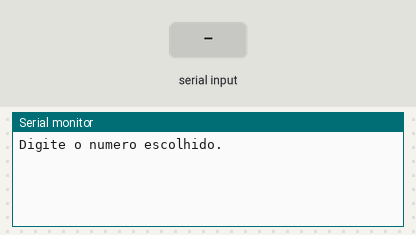
The sketch below on a simulated Arduino Uno, built with avr-gcc and run on an emulated ATmega328P. Parts: the last lines printed to the serial monitor. The test bench sets the inputs (shaded band).

Above: at 1.2 s.
1.3 s: "90,45\n" received over Serial
At 2.0 s:
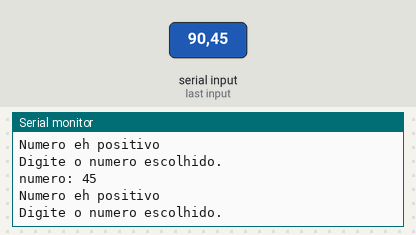
2.8 s: "30,150\n" received over Serial
At 4.9 s:
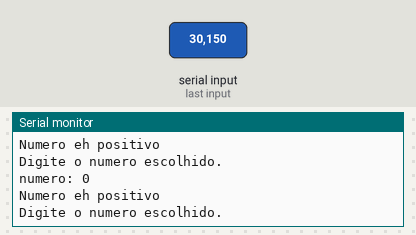
Timing chart, 0 to 6.4 s (numbered marks = the images above; inputs shaded):
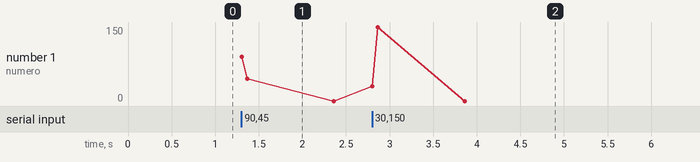

The sketch:

condicional_ex_111.ino
```cpp
/*Faça um programa que receba um número inteiro do usuário e informe se este
número é positivo ou negativo.
*/


// C++ code

//Variáveis
int numero = 0;

void setup()
{
  Serial.begin(9600);
}

void loop()
{
  Serial.println("Digite o numero escolhido.");
  while ( ! Serial.available());
  numero = Serial.parseInt();

  Serial.println("numero: " + String(numero));

  if (numero >= 0){
  	Serial.println("Numero eh positivo");
  }else{
    Serial.println("Numero eh negativo");
  }

}
```

Measured:
- after the input at 1.3 s, the serial monitor: prints a new line at once (image 1)
- after the input at 2.8 s, the serial monitor: prints a new line at once (image 2)
